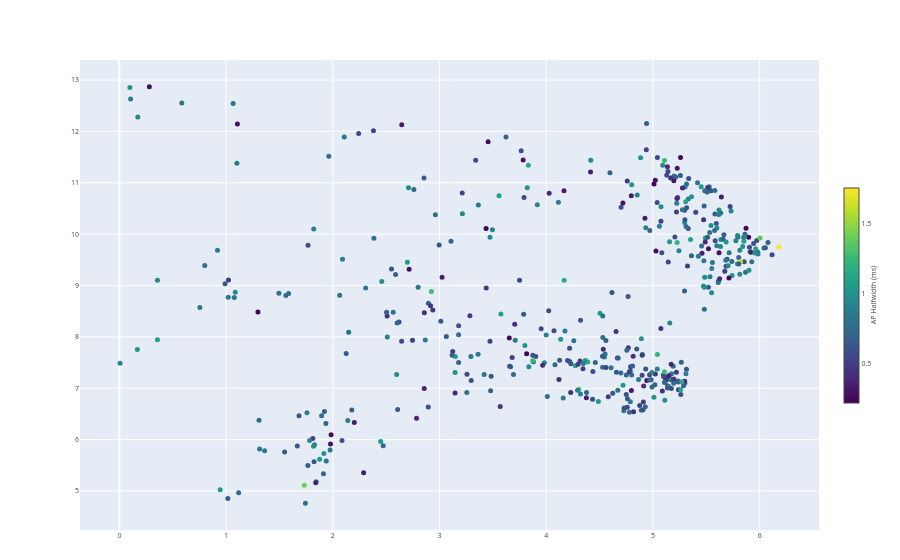

Here is the notebook cell this chart was saved with:
### Code cell
def plot_umap(dataframe, config, output_file='umap_plot.pdf'):
    umapX = 'UMAP1'
    umapY = 'UMAP2'
    color_by = config.get('defaults', {}).get('parallelColorBy', 'AP halfwidth')
    color_label = next(
        (f['label'] for f in config['features'] if f['key'] == color_by),
        color_by
    )
    fig = go.Figure(data=go.Scatter(
        x=dataframe[umapX],
        y=dataframe[umapY],
        mode='markers',
        marker=dict(
            size=5,
            color=dataframe[color_by],
            colorscale='Viridis',
            showscale=True,
            colorbar=dict(
                title={ 'text': color_label, 'font': { 'size': 7 }, 'side': 'right' },
                thickness=15,
                len=0.5
            )
        )
    ))
    fig.update_layout(
        autosize=True,
        margin=dict(r=80, l=80, t=60, b=30),
        paper_bgcolor='rgba(0,0,0,0)',
        font=dict(
            family='system-ui, -apple-system, sans-serif',
            size=7,
            color='#495057'
        )
    )
    print("Generated UMAP plot.")
    width = 482
    height = 400
    fig.write_image(output_file, format='pdf', width=width, height=height, scale=4, validate=True)
    fig.write_image(output_file.replace('.pdf', '.svg'), format='svg', width=width, height=height, scale=4, validate=True)
    print(f"UMAP plot saved to {output_file}")
    return fig
fig = plot_umap(data, config)
fig.show()

### Figure 1 — Plotly figure (JSON) as saved in the notebook; plotly's stock layout.template omitted (floating-point values rounded to 4 significant figures; data arrays with more than 128 entries replaced by an {"elided": "..."} marker saying what was removed)
{"data": [{"marker": {"color": {"elided": "483 float values"}, "colorbar": {"len": 0.5, "thickness": 15, "title": {"font": {"size": 7}, "side": "right", "text": "AP Halfwidth (ms)"}}, "colorscale": [[0, "#440154"], [0.1111, "#482878"], [0.2222, "#3e4989"], [0.3333, "#31688e"], [0.4444, "#26828e"], [0.5556, "#1f9e89"], [0.6667, "#35b779"], [0.7778, "#6ece58"], [0.8889, "#b5de2b"], [1, "#fde725"]], "showscale": true, "size": 5}, "mode": "markers", "type": "scatter", "x": {"elided": "483 float values"}, "y": {"elided": "483 float values"}}], "layout": {"autosize": true, "font": {"color": "#495057", "family": "system-ui, -apple-system, sans-serif", "size": 7}, "margin": {"b": 30, "l": 80, "r": 80, "t": 60}, "paper_bgcolor": "rgba(0,0,0,0)"}}
